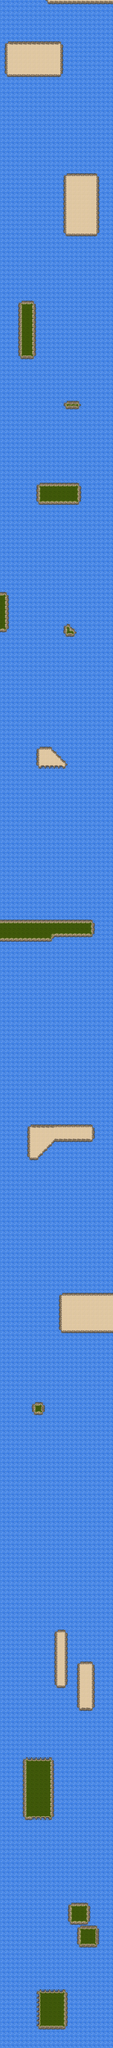

This is a level from a 2D game, rendered from its Tiled map with the project's own tilesets. A one-line summary and the map file follow, with tile-layer data summarised:
An orthogonal 25x450 tile map with 32x32 px tiles, 2 tile layers (water layer, ground layer), 2 tilesets and 84 objects (21x shipsmall, 21x aircraft1b, 15x aircraft1e, 13x aircraft1c, 11x shipmedium, ...).

<map version="1.0" orientation="orthogonal" width="25" height="450" tilewidth="32" tileheight="32">
 <tileset firstgid="1" name="water_32x32" tilewidth="32" tileheight="32">
  <image source="../img/map/water/water_32x32.png" width="96" height="32" />
 </tileset>
 <tileset firstgid="4" name="ground_32x32" tilewidth="32" tileheight="32">
  <image source="../img/map/ground_32x32.png" width="256" height="256" />
 </tileset>
 <layer name="water layer" width="25" height="450">
  <data>[11250 cells, 11250 non-empty, 1 distinct tile ids]</data>
 </layer>
 <layer name="ground layer" width="25" height="450">
  <data>[11250 cells, 981 non-empty, 39 distinct tile ids]</data>
 </layer>
 <objectgroup name="ship layer" width="25" height="450">
  <object name="shipsmall" x="446" y="13564" width="64" height="96">
   <properties>
    <property name="image" value="shipsmall" />
    <property name="spriteheight" value="168" />
    <property name="spritewidth" value="64" />
   </properties>
  </object>
  <object name="shipsmall" x="160" y="12864" width="64" height="96">
   <properties>
    <property name="image" value="shipsmall" />
    <property name="spriteheight" value="168" />
    <property name="spritewidth" value="64" />
   </properties>
  </object>
  <object name="shipsmall" x="257" y="12864" width="64" height="96">
   <properties>
    <property name="image" value="shipsmall" />
    <property name="spriteheight" value="168" />
    <property name="spritewidth" value="64" />
   </properties>
  </object>
  <object name="shipsmall" x="351" y="12866" width="64" height="96">
   <properties>
    <property name="image" value="shipsmall" />
    <property name="spriteheight" value="168" />
    <property name="spritewidth" value="64" />
   </properties>
  </object>
  <object name="shipsmall" x="413" y="11937" width="64" height="96">
   <properties>
    <property name="image" value="shipsmall" />
    <property name="spriteheight" value="168" />
    <property name="spritewidth" value="64" />
   </properties>
  </object>
  <object name="shipsmall" x="31" y="11390" width="64" height="96">
   <properties>
    <property name="image" value="shipsmall" />
    <property name="spriteheight" value="168" />
    <property name="spritewidth" value="64" />
   </properties>
  </object>
  <object name="shipsmall" x="673" y="10364" width="64" height="96">
   <properties>
    <property name="image" value="shipsmall" />
    <property name="spriteheight" value="168" />
    <property name="spritewidth" value="64" />
   </properties>
  </object>
  <object name="shipsmall" x="673" y="10044" width="64" height="96">
   <properties>
    <property name="image" value="shipsmall" />
    <property name="spriteheight" value="168" />
    <property name="spritewidth" value="64" />
   </properties>
  </object>
  <object name="shipsmall" x="672" y="9691" width="64" height="96">
   <properties>
    <property name="image" value="shipsmall" />
    <property name="spriteheight" value="168" />
    <property name="spritewidth" value="64" />
   </properties>
  </object>
  <object name="shipsmall" x="63" y="8638" width="64" height="96">
   <properties>
    <property name="image" value="shipsmall" />
    <property name="spriteheight" value="168" />
    <property name="spritewidth" value="64" />
   </properties>
  </object>
  <object name="shipsmall" x="157" y="8638" width="64" height="96">
   <properties>
    <property name="image" value="shipsmall" />
    <property name="spriteheight" value="168" />
    <property name="spritewidth" value="64" />
   </properties>
  </object>
  <object name="shipsmall" x="512" y="7742" width="64" height="96">
   <properties>
    <property name="image" value="shipsmall" />
    <property name="spriteheight" value="168" />
    <property name="spritewidth" value="64" />
   </properties>
  </object>
  <object name="shipsmall" x="417" y="6655" width="64" height="96">
   <properties>
    <property name="image" value="shipsmall" />
    <property name="spriteheight" value="168" />
    <property name="spritewidth" value="64" />
   </properties>
  </object>
  <object name="shipsmall" x="544" y="6655" width="64" height="96">
   <properties>
    <property name="image" value="shipsmall" />
    <property name="spriteheight" value="168" />
    <property name="spritewidth" value="64" />
   </properties>
  </object>
  <object name="shipsmall" x="160" y="5275" width="64" height="96">
   <properties>
    <property name="image" value="shipsmall" />
    <property name="spriteheight" value="168" />
    <property name="spritewidth" value="64" />
   </properties>
  </object>
  <object name="shipsmall" x="88" y="4190" width="64" height="96">
   <properties>
    <property name="image" value="shipsmall" />
    <property name="spriteheight" value="168" />
    <property name="spritewidth" value="64" />
   </properties>
  </object>
  <object name="shipsmall" x="702" y="4190" width="64" height="96">
   <properties>
    <property name="image" value="shipsmall" />
    <property name="spriteheight" value="168" />
    <property name="spritewidth" value="64" />
   </properties>
  </object>
  <object name="shipsmall" x="253" y="3105" width="64" height="96">
   <properties>
    <property name="image" value="shipsmall" />
    <property name="spriteheight" value="168" />
    <property name="spritewidth" value="64" />
   </properties>
  </object>
  <object name="shipsmall" x="607" y="2143" width="64" height="96">
   <properties>
    <property name="image" value="shipsmall" />
    <property name="spriteheight" value="168" />
    <property name="spritewidth" value="64" />
   </properties>
  </object>
  <object name="shipsmall" x="62" y="577" width="64" height="96">
   <properties>
    <property name="image" value="shipsmall" />
    <property name="spriteheight" value="168" />
    <property name="spritewidth" value="64" />
   </properties>
  </object>
  <object name="shipsmall" x="353" y="574" width="64" height="96">
   <properties>
    <property name="image" value="shipsmall" />
    <property name="spriteheight" value="168" />
    <property name="spritewidth" value="64" />
   </properties>
  </object>
  <object name="shipmedium" x="575" y="12095" width="64" height="96">
   <properties>
    <property name="image" value="shipmedium" />
    <property name="spriteheight" value="226" />
    <property name="spritewidth" value="84" />
   </properties>
  </object>
  <object name="shipmedium" x="576" y="11519" width="64" height="96">
   <properties>
    <property name="image" value="shipmedium" />
    <property name="spriteheight" value="226" />
    <property name="spritewidth" value="84" />
   </properties>
  </object>
  <object name="shipmedium" x="92" y="10366" width="64" height="96">
   <properties>
    <property name="image" value="shipmedium" />
    <property name="spriteheight" value="226" />
    <property name="spritewidth" value="84" />
   </properties>
  </object>
  <object name="shipmedium" x="287" y="9151" width="64" height="96">
   <properties>
    <property name="image" value="shipmedium" />
    <property name="spriteheight" value="226" />
    <property name="spritewidth" value="84" />
   </properties>
  </object>
  <object name="shipmedium" x="162" y="7741" width="64" height="96">
   <properties>
    <property name="image" value="shipmedium" />
    <property name="spriteheight" value="226" />
    <property name="spritewidth" value="84" />
   </properties>
  </object>
  </objectgroup>
 <objectgroup name="playerlayer" width="25" height="450">
  <!-- 52 objects omitted --></objectgroup>
 <objectgroup name="enemyLayer" width="25" height="450">
  <!-- 49 objects omitted --></objectgroup>
</map>
<!-- 58 of 84 objects omitted -->